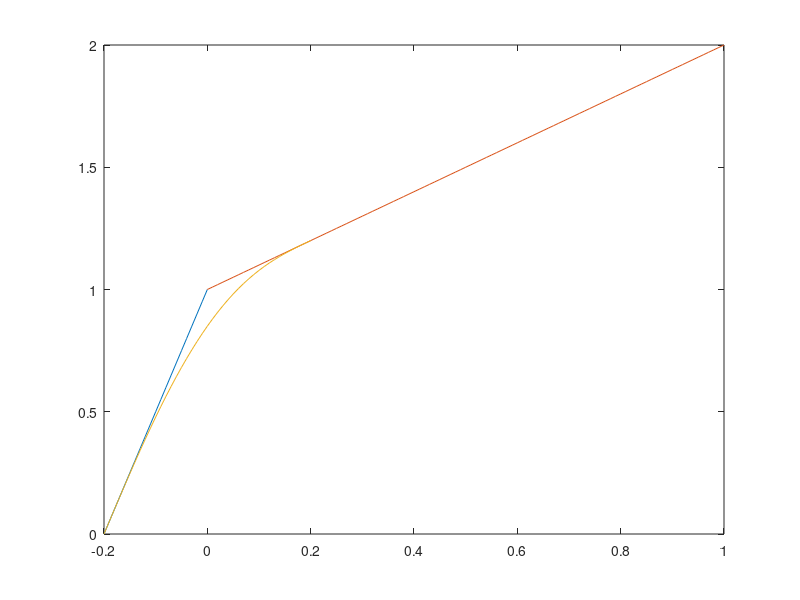

Write MATLAB code to recreate this figure.
% from ROBOT MANIPULATOR book, p.136, Fig 5.13
clc; clear;
dt = 0.01;
acc = 0.2; % 值越大，頂點處越平滑
A = 0; B = 1; C = 2;
dB = A - B; dC = C - B;
T = 1; t_acc = T*acc;
t = -t_acc : dt : t_acc;
h = (t + t_acc)/(2*t_acc);
q = zeros(1, length(t)); % Poly_AB'
for i = 1 : length(t)
    q(i) = ((dC*t_acc/T + dB)*(2 - h(i))*h(i)^2 - 2*dB)*h(i) + B + dB;
end

% L_AB
t1 = -t_acc : dt : 0;
L_AB = -dB*(t1 + t_acc)/(0 + t_acc) + A;
% L_BC
t2 = 0 : dt : T;
L_BC = dC*t2/T + B;
plot(t1, L_AB, t2, L_BC, t, q)